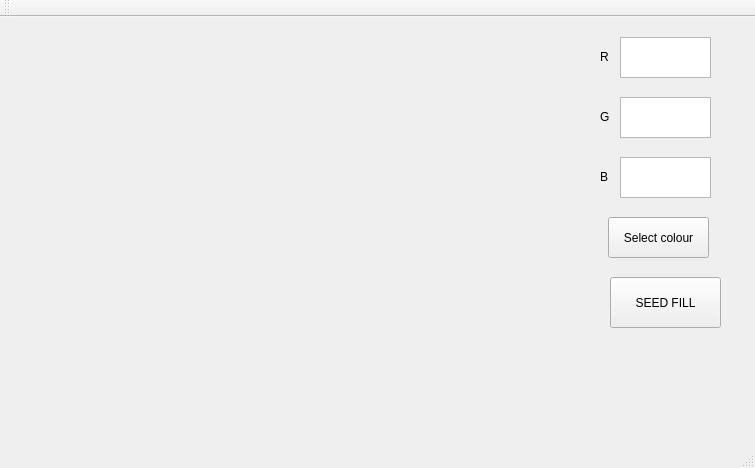
<?xml version="1.0" encoding="UTF-8"?>
<ui version="4.0">
 <class>MainWindow</class>
 <widget class="QMainWindow" name="MainWindow">
  <property name="geometry">
   <rect>
    <x>0</x>
    <y>0</y>
    <width>755</width>
    <height>468</height>
   </rect>
  </property>
  <property name="windowTitle">
   <string>MainWindow</string>
  </property>
  <widget class="QWidget" name="centralWidget">
   <widget class="QLabel" name="label">
    <property name="geometry">
     <rect>
      <x>0</x>
      <y>0</y>
      <width>500</width>
      <height>400</height>
     </rect>
    </property>
    <property name="text">
     <string/>
    </property>
   </widget>
   <widget class="QTextEdit" name="textEdit">
    <property name="geometry">
     <rect>
      <x>620</x>
      <y>20</y>
      <width>91</width>
      <height>41</height>
     </rect>
    </property>
   </widget>
   <widget class="QTextEdit" name="textEdit_2">
    <property name="geometry">
     <rect>
      <x>620</x>
      <y>80</y>
      <width>91</width>
      <height>41</height>
     </rect>
    </property>
   </widget>
   <widget class="QTextEdit" name="textEdit_3">
    <property name="geometry">
     <rect>
      <x>620</x>
      <y>140</y>
      <width>91</width>
      <height>41</height>
     </rect>
    </property>
   </widget>
   <widget class="QPushButton" name="pushButton">
    <property name="geometry">
     <rect>
      <x>610</x>
      <y>260</y>
      <width>111</width>
      <height>51</height>
     </rect>
    </property>
    <property name="text">
     <string>SEED FILL</string>
    </property>
   </widget>
   <widget class="QLabel" name="label_2">
    <property name="geometry">
     <rect>
      <x>600</x>
      <y>30</y>
      <width>21</width>
      <height>20</height>
     </rect>
    </property>
    <property name="text">
     <string>R</string>
    </property>
   </widget>
   <widget class="QLabel" name="label_3">
    <property name="geometry">
     <rect>
      <x>600</x>
      <y>90</y>
      <width>21</width>
      <height>20</height>
     </rect>
    </property>
    <property name="text">
     <string>G</string>
    </property>
   </widget>
   <widget class="QLabel" name="label_4">
    <property name="geometry">
     <rect>
      <x>600</x>
      <y>150</y>
      <width>21</width>
      <height>20</height>
     </rect>
    </property>
    <property name="text">
     <string>B</string>
    </property>
   </widget>
   <widget class="QPushButton" name="pushButton_2">
    <property name="geometry">
     <rect>
      <x>608</x>
      <y>200</y>
      <width>101</width>
      <height>41</height>
     </rect>
    </property>
    <property name="text">
     <string>Select colour</string>
    </property>
   </widget>
  </widget>
  <widget class="QToolBar" name="mainToolBar">
   <attribute name="toolBarArea">
    <enum>TopToolBarArea</enum>
   </attribute>
   <attribute name="toolBarBreak">
    <bool>false</bool>
   </attribute>
  </widget>
  <widget class="QStatusBar" name="statusBar"/>
 </widget>
 <layoutdefault spacing="6" margin="11"/>
 <resources/>
 <connections/>
</ui>
